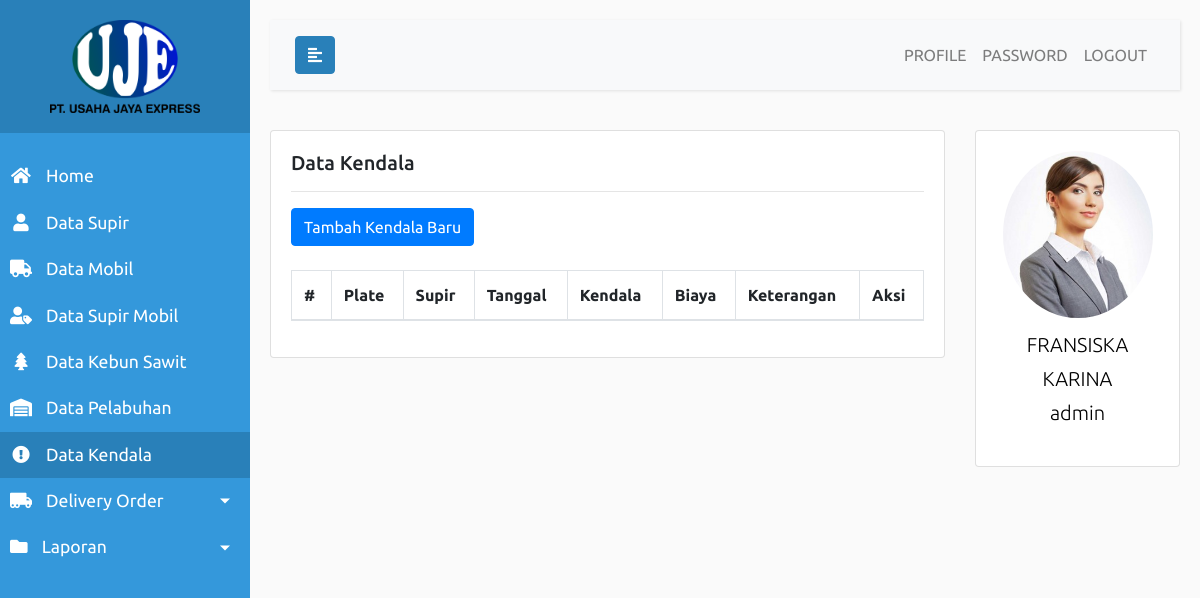
The app's page /admin.php?page=kendala (signed in), older data.
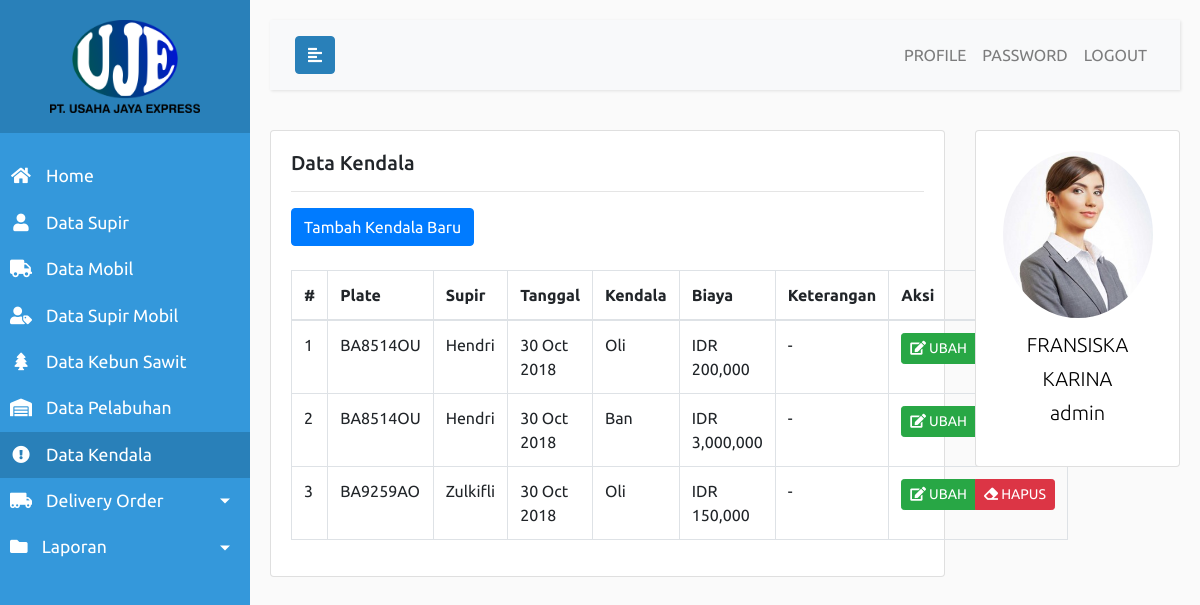
The same page, newer data.
### tables this page shows
CREATE TABLE `tb_user` (
  `id` int(11) NOT NULL AUTO_INCREMENT,
  `username` varchar(20) NOT NULL,
  `password` varchar(100) NOT NULL,
  `hak_akses` enum('admin','pimpinan') NOT NULL,
  `status` tinyint(4) NOT NULL DEFAULT '1',
  `nama` varchar(100) NOT NULL,
  `jenis_kelamin` enum('pria','wanita') NOT NULL,
  `tempat_lahir` varchar(50) NOT NULL,
  `tanggal_lahir` date NOT NULL,
  `alamat` text NOT NULL,
  `telepon` varchar(13) NOT NULL,
  `foto` varchar(100) NOT NULL,
  PRIMARY KEY (`id`)
);

CREATE TABLE `tb_kendala` (
  `id` int(11) NOT NULL AUTO_INCREMENT,
  `supir_mobil_id` int(11) NOT NULL,
  `tanggal` date NOT NULL,
  `kendala` enum('ban','benen','baut roda','oli','selendang') NOT NULL,
  `biaya` int(11) NOT NULL,
  `keterangan` varchar(100) DEFAULT '-',
  PRIMARY KEY (`id`),
  KEY `FF99` (`supir_mobil_id`),
  CONSTRAINT `FF99` FOREIGN KEY (`supir_mobil_id`) REFERENCES `tb_supir_mobil` (`id`) ON DELETE CASCADE ON UPDATE CASCADE
);

CREATE TABLE `tb_mobil` (
  `id` int(11) NOT NULL AUTO_INCREMENT,
  `plate` varchar(10) NOT NULL,
  `merk` varchar(100) NOT NULL,
  `jenis` varchar(100) NOT NULL,
  `gross` int(11) NOT NULL,
  `foto` varchar(100) NOT NULL,
  PRIMARY KEY (`id`)
);

CREATE TABLE `tb_supir` (
  `id` int(11) NOT NULL AUTO_INCREMENT,
  `nama` varchar(100) NOT NULL,
  `jenis_kelamin` enum('pria','wanita') NOT NULL,
  `tempat_lahir` varchar(50) NOT NULL,
  `tanggal_lahir` date NOT NULL,
  `alamat` text NOT NULL,
  `telepon` varchar(13) NOT NULL,
  `ktp_no` varchar(16) NOT NULL,
  `ktp_img` varchar(100) NOT NULL,
  `sim_no` varchar(12) NOT NULL,
  `sim_img` varchar(100) NOT NULL,
  PRIMARY KEY (`id`)
);

### app/app.php (called while the page is built, shortened)
<?php
	function koneksi() {
		$host = 'localhost';
		$user = 'root';
		$pass = '';
		$db = 'pt-uje-db';
		$conn = mysqli_connect($host, $user, $pass, $db);
		return $conn;
	}
	function sanitizeThis($string) {
		$conn = koneksi();
		$output1 = mysqli_real_escape_string($conn, $string);
		$output2 = strip_tags($output1);
		return htmlspecialchars($output2);
	}
	function getProfile() {
		$conn = koneksi();
		$uid = $_SESSION['uid'];
		$query = "SELECT * FROM tb_user WHERE id = '$uid'";
		$process = mysqli_query($conn, $query);
		$data = mysqli_fetch_assoc($process);
		return $data;
	}
?>

### views/admin/kendala/kelola-kendala.php (the view, shortened to what this page needs)
<div class="row">
	<div class="col-md-9">
		<div class="card">
			<div class="card-body">
				<h5 class="card-title">Data Kendala</h5><hr>
				<?php if ($hak_akses == 'admin'): ?>
					<button type="button" class="btn btn-primary" id="btn-tambah-kendala">Tambah Kendala Baru</button><br><br>
				<?php endif ?>
				<table id="table-data-pelabuhan" class="table table-bordered display responsive nowrap" style="width:100%">
					<thead>
						<tr>
							<th>#</th>
							<th>Plate</th>
							<th>Supir</th>
							<th>Tanggal</th>
							<th>Kendala</th>
							<th>Biaya</th>
							<th>Keterangan</th>
							<?php if ($hak_akses == 'admin'): ?>
								<th>Aksi</th>
							<?php endif ?>
						</tr>
					</thead>
					<tbody>
						<?php
							$list_data = [];
							$query = "
								SELECT tb_kendala.id, tb_kendala.tanggal, tb_kendala.kendala, tb_kendala.biaya,
								tb_kendala.keterangan, tb_mobil.plate, tb_supir.nama
								FROM tb_kendala, tb_supir_mobil, tb_mobil, tb_supir
								WHERE tb_kendala.supir_mobil_id = tb_supir_mobil.id AND tb_supir_mobil.supir_id = tb_supir.id
								AND tb_supir_mobil.mobil_id = tb_mobil.id
							";
							$process = mysqli_query($conn, $query);
							while($row = mysqli_fetch_array($process)) {
								$list_data[] = $row;
							}
							foreach ($list_data as $key => $value) {
						?>
							<tr>
								<td><?php echo $key+1 ?></td>
								<td><?php echo $value['plate'] ?></td>
								<td><?php echo $value['nama'] ?></td>
								<td><?php echo date('d M Y', strtotime($value['tanggal'])) ?></td>
								<td><?php echo ucfirst($value['kendala']) ?></td>
								<td>IDR <?php echo number_format($value['biaya']) ?></td>
								<td><?php echo $value['keterangan'] ?></td>
								<?php if ($hak_akses == 'admin'): ?>
									<td>
										<div class="btn-group">
											<button type="button" class="btn btn-success btn-sm btn-ubah-pelabuhan" onclick="getDataKendala(<?php echo $value['id'] ?>)"><i class="fa fa-edit"></i>&nbsp;UBAH</button>
											<button type="button" class="btn btn-danger btn-sm btn-hapus-pelabuhan" onclick="deleteDataKendala(<?php echo $value['id'] ?>)"><i class="fa fa-eraser"></i>&nbsp;HAPUS</button>
										</div>
									</td>
								<?php endif ?>
							</tr>
						<?php
							}
						?>
					</tbody>
				</table>
			</div>
		</div>
	</div>
	<div class="col-md-3">
		<?php include 'views/partials/rightbar.php'; ?>
	</div>
</div>

### admin.php (shortened to what this page needs)
<?php
	require_once 'app/app.php';
	$conn = koneksi();
	$hak_akses = sanitizeThis($_SESSION['akses']);
?>
<!DOCTYPE html>
<html>
<head>
	<link rel="stylesheet" href="assets/vendors/bootstrap/css/bootstrap.min.css">
	<link rel="stylesheet" href="assets/vendors/fontawesome/css/all.min.css">
	<link rel="stylesheet" href="assets/vendors/sweetalert/dist/sweetalert2.min.css">
	<link rel="stylesheet" href="assets/vendors/airdatepicker/dist/css/datepicker.min.css">
	<link rel="stylesheet" href="assets/vendors/datatables/datatables.min.css">
	<link rel="stylesheet" href="assets/vendors/select2/dist/css/select2.min.css">
	<link rel="stylesheet" href="assets/vendors/select2-bootstrap4/dist/select2-bootstrap4.min.css">
	<link rel="stylesheet" href="assets/css/app.css">
</head>
<body>
	<div class="wrapper">
		<?php include 'views/partials/sidebar.php'; ?>
        <div id="content">
			<?php include 'views/partials/navbar.php'; ?>
			<?php
				if (isset($_GET['page'])) {
					$page = $_GET['page'];
					if ($page == 'home') {
						include 'views/admin/home.php';
					} elseif ($page == 'profile') {
						include 'views/admin/profile.php';
					} elseif ($page == 'ubah-password') {
						include 'views/admin/ubah-password.php';
					} elseif ($page == 'supir') {
						include 'views/admin/supir/kelola-supir.php';
					} elseif ($page == 'mobil') {
						include 'views/admin/mobil/kelola-mobil.php';
					} elseif ($page == 'supir_mobil') {
						include 'views/admin/supir_mobil/kelola-supir-mobil.php';
					} elseif ($page == 'kebun') {
						include 'views/admin/kebun/kelola-kebun.php';
					} elseif ($page == 'pelabuhan') {
						include 'views/admin/pelabuhan/kelola-pelabuhan.php';
					} elseif ($page == 'tambah-do') {
						include 'views/admin/do/tambah-do.php';
					} elseif ($page == 'daftar-do') {
						include 'views/admin/do/daftar-do.php';
					} elseif ($page == 'detail-do') {
						include 'views/admin/do/detail-do.php';
					} elseif ($page == 'cetak-detail-do') {
						include 'views/admin/do/cetak-detail-do.php';
					} elseif ($page == 'cetak-pengantar') {
						include 'views/admin/do/cetak-pengantar.php';
					} elseif ($page == 'isi-spb') {
						include 'views/admin/do/isi-spb.php';
					} elseif ($page == 'kendala') {
						include 'views/admin/kendala/kelola-kendala.php';
					} elseif ($page == 'pendapatan-supir') {
						include 'views/admin/laporan/pendapatan-supir.php';
					} elseif ($page == 'laba-rugi') {
						include 'views/admin/laporan/laba-rugi.php';
					}
				}
			?>
        </div>
    </div>
</body>
</html>

### views/partials/sidebar.php (shortened to what this page needs)
<nav id="sidebar">
    <div class="sidebar-header text-center">
        <img src="assets/img/logo2.png" width="150px;"">
    </div>
    <ul class="list-unstyled components">
        <li class="<?php echo ($_GET['page'] == 'home')?'active':''; ?>">
            <a href="?page=home">
                <i class="fa fa-fw fa-home"></i>
                Home
            </a>
        </li>
        <li class="<?php echo ($_GET['page'] == 'supir')?'active':''; ?>">
            <a href="?page=supir">
                <i class="fa fa-fw fa-user"></i>
                Data Supir
            </a>
        </li>
        <li class="<?php echo ($_GET['page'] == 'mobil')?'active':''; ?>">
            <a href="?page=mobil">
                <i class="fa fa-fw fa-truck"></i>
                Data Mobil
            </a>
        </li>
        <li class="<?php echo ($_GET['page'] == 'supir_mobil')?'active':''; ?>">
            <a href="?page=supir_mobil">
                <i class="fa fa-fw fa-user-tag"></i>
                Data Supir Mobil
            </a>
        </li>
        <li class="<?php echo ($_GET['page'] == 'kebun')?'active':''; ?>">
            <a href="?page=kebun">
                <i class="fa fa-fw fa-tree"></i>
                Data Kebun Sawit
            </a>
        </li>
        <li class="<?php echo ($_GET['page'] == 'pelabuhan')?'active':''; ?>">
            <a href="?page=pelabuhan">
                <i class="fa fa-fw fa-warehouse"></i>
                Data Pelabuhan
            </a>
        </li>
        <li class="<?php echo ($_GET['page'] == 'kendala')?'active':''; ?>">
            <a href="?page=kendala">
                <i class="fa fa-fw fa-exclamation-circle"></i>
                Data Kendala
            </a>
        </li>
        <?php
            if ($_GET['page'] == 'tambah-do' || $_GET['page'] == 'daftar-do') {
                echo '<li class="active">';
            } else {
                echo '<li>';
            }
        ?>
            <a href="#pageSubmenu" data-toggle="collapse" aria-expanded="false" class="dropdown-toggle">
                <i class="fa fa-fw fa-truck-moving"></i>
                Delivery Order
            </a>
        </li>
        <?php
            if ($_GET['page'] == 'pendapatan-supir' || $_GET['page'] == 'laba-rugi') {
                echo '<li class="active">';
            } else {
                echo '<li>';
            }
        ?>
            <a href="#pageLaporan" data-toggle="collapse" aria-expanded="false" class="dropdown-toggle">
                <i class="fa fa-sw fa-folder"></i>
                Laporan
            </a>
        </li>
    </ul>
</nav>

### views/partials/navbar.php (shortened to what this page needs)
 <nav class="navbar navbar-expand-lg navbar-light bg-light">
    <div class="container-fluid">
        <button type="button" id="sidebarCollapse" class="btn" style="background: #2980B9; color: #fff; border-color: #2980B9;">
            <i class="fas fa-align-left"></i>
        </button>
        <div class="collapse navbar-collapse" id="navbarSupportedContent">
            <ul class="nav navbar-nav ml-auto">
                <li class="nav-item <?php echo ($_GET['page'] == 'profile')?'active':''; ?>">
                    <a class="nav-link" href="?page=profile">PROFILE</a>
                </li>
                <li class="nav-item <?php echo ($_GET['page'] == 'ubah-password')?'active':''; ?>">
                    <a class="nav-link" href="?page=ubah-password">PASSWORD</a>
                </li>
                <li class="nav-item">
                    <a class="nav-link" href="#logout" id="btn-logout">LOGOUT</a>
                </li>
            </ul>
        </div>
    </div>
</nav>

### views/partials/rightbar.php
<div class="card">
	<div class="card-body text-center">
		<img src="/assets/img/profil/<?php echo getProfile()['foto'] ?>" width="150px" class="rounded-circle">
		<p class="profile-name"><?php echo strtoupper(getProfile()['nama']).'<br>'.strtolower($_SESSION['akses']) ?></p>
	</div>
</div>

### assets/css/app.css (style rules this page uses)
body { font-family: 'Ubuntu', sans-serif; background: #fafafa; }
p { font-family: 'Ubuntu', sans-serif; font-size: 1.1em; font-weight: 300; line-height: 1.7em; color: #999; }
a, a:hover, a:focus { color: inherit; text-decoration: none; transition: all 0.3s; }
.navbar { padding: 15px 10px; background: #fff; border: none; border-radius: 0; margin-bottom: 40px; box-shadow: 1px 1px 3px rgba(0, 0, 0, 0.1); }
i, span { display: inline-block; }
.wrapper { display: flex; align-items: stretch; }
#sidebar { min-width: 250px; max-width: 250px; background: #3498DB; color: #fff; transition: all 0.3s; }
#sidebar ul li a { text-align: left; }
#sidebar .sidebar-header { padding: 20px; background: #2980B9; }
#sidebar ul.components { padding: 20px 0; }
#sidebar ul li a { padding: 10px; font-size: 1.1em; display: block; }
#sidebar ul li a i { margin-right: 10px; }
#sidebar ul li.active>a, a[aria-expanded="true"] { color: #fff; background: #2980B9; }
a[data-toggle="collapse"] { position: relative; }
.dropdown-toggle::after { display: block; position: absolute; top: 50%; right: 20px; transform: translateY(-50%); }
#content { width: 100%; padding: 20px; min-height: 100vh; transition: all 0.3s; }
.profile-name { padding-top: 10px; font-size: 20px; color: #000; }

Row changes from the older to the newer data that the page shows:
added tb_kendala: tb_mobil.plate "BA8514OU", tb_supir.nama "Hendri", tanggal "30 Oct 2018", kendala "Oli", biaya "200,000", keterangan "-"
added tb_kendala: tb_mobil.plate "BA8514OU", tb_supir.nama "Hendri", tanggal "30 Oct 2018", kendala "Ban", biaya "3,000,000", keterangan "-"
added tb_kendala: tb_mobil.plate "BA9259AO", tb_supir.nama "Zulkifli", tanggal "30 Oct 2018", kendala "Oli", biaya "150,000", keterangan "-"
